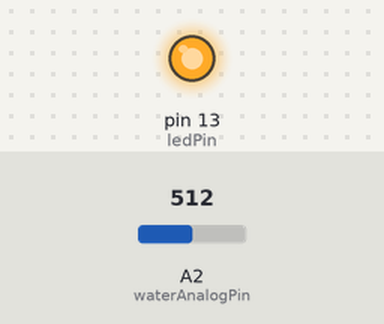
This sketch was run on a simulated Arduino Uno, built with avr-gcc and run on an emulated ATmega328P. Parts: output pins drawn as LEDs (lit = HIGH). The test bench sets the inputs (shaded band); at power-on: A2 (waterAnalogPin) = 512. What the sketch prints to the serial monitor is not drawn.

Above: at 0.1 s.
Timing chart, 0 to 1.6 s (numbered marks = the images above):
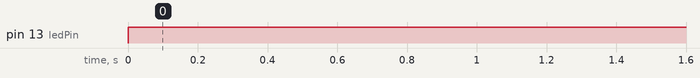

Measured:
- by itself, pin 13 (ledPin): LOW → HIGH at 0.00 s

The sketch:

06-1-1_Analog_Water_Detect.ino
```cpp
/*
 * LED ON/OFF by water level (Analog)
*/
#define WATER_THRESHOLD 0
#define DELTA 10

// constants won't change. They're used here to set pin numbers:
const int waterAnalogPin = A2;
const int ledPin =  LED_BUILTIN;      // the number of the LED pin

// variables will change:
int waterAnalogValue;
int threshold = WATER_THRESHOLD;
bool is_high = false;

void setup() {
  // initialize the LED pin as an output:
  pinMode(ledPin, OUTPUT);
  digitalWrite(ledPin, LOW);
  Serial.begin(115200);
  while(!Serial);
  Serial.println("start (analog)!");
}

void loop() {
  waterAnalogValue = analogRead(waterAnalogPin);
  Serial.println(waterAnalogValue);
  if(waterAnalogValue >= threshold) {
    Serial.print("detected: ");
    Serial.println(waterAnalogValue);
    digitalWrite(ledPin, HIGH);
    if (!is_high) {
      threshold -= DELTA;
      is_high = true;
    }
  }
  else {
    digitalWrite(ledPin, LOW);
    if(is_high) {
      threshold += DELTA;
      is_high = false;
    }
  }
}
```
